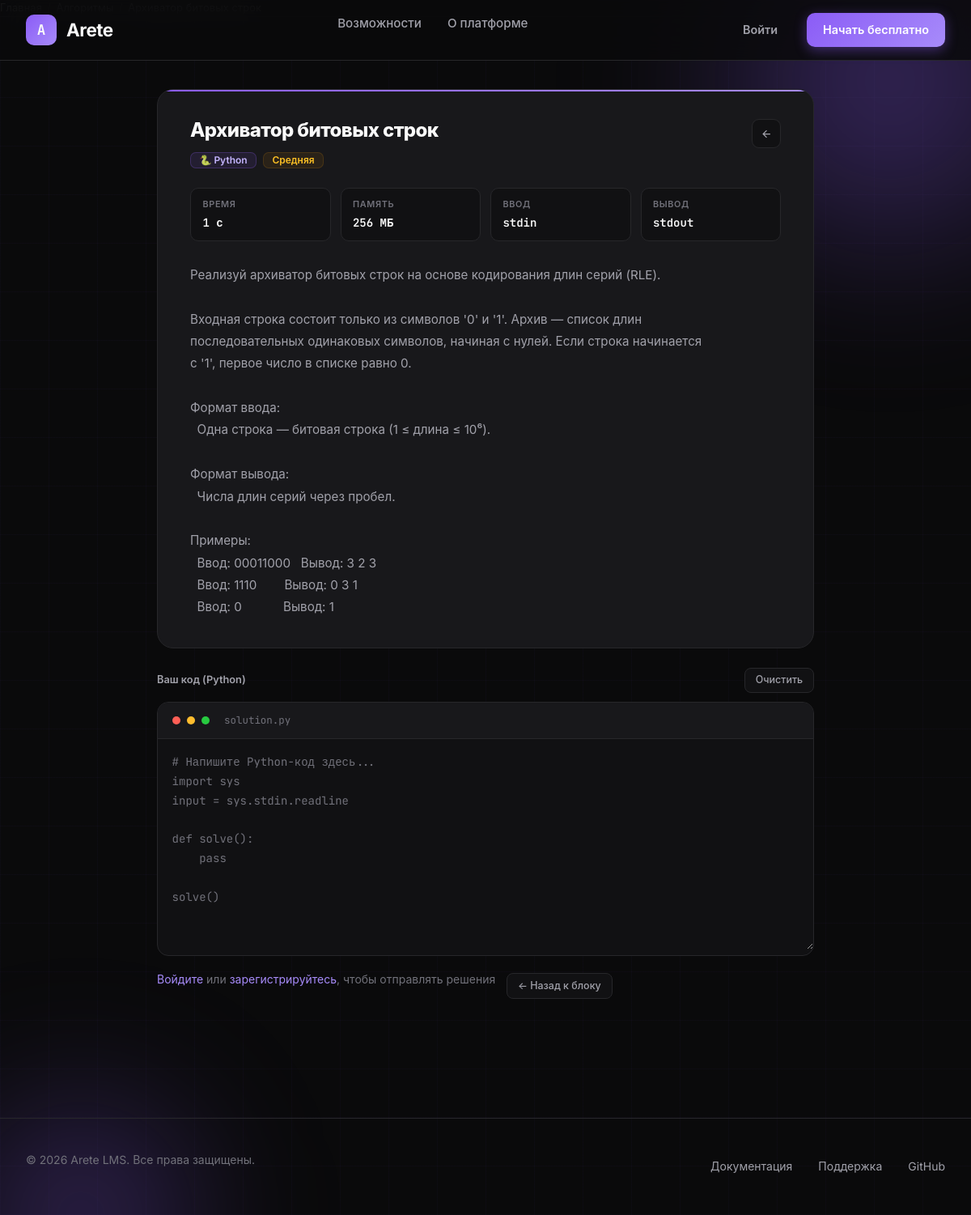
The app's page /task/2 with its own data.
### models.py (models this page shows, shortened)
class Task(db.Model):
    __tablename__ = "tasks"
    id = db.Column(db.Integer, primary_key=True)
    block = db.Column(db.String(50), nullable=False)
    title = db.Column(db.String(200), nullable=False)
    description = db.Column(db.Text, nullable=False)
    task_type = db.Column(db.String(50), nullable=False)
    expected_output = db.Column(db.Text, nullable=True)
    test_cases_json = db.Column(db.Text, nullable=True)
    difficulty = db.Column(db.String(20), default="medium")
    order_num = db.Column(db.Integer, default=0)
    max_score = db.Column(db.Integer, default=100)
    attempts_limit = db.Column(db.Integer, nullable=True)
    time_limit = db.Column(db.String(40), nullable=True)
    memory_limit = db.Column(db.String(40), nullable=True)
    input_format = db.Column(db.String(80), nullable=True)
    output_format = db.Column(db.String(80), nullable=True)
    submissions = db.relationship("Submission", backref="task", lazy=True)

### routes/web.py (the view, shortened to what this page needs)
@web_bp.route("/task/<int:task_id>")
def task(task_id):
    t = Task.query.get_or_404(task_id)
    block_info = BLOCKS.get(t.block, {})
    last_submission = None
    submissions_count = 0
    return render_template(
        "task.html",
        task=t,
        block_info=block_info,
        last_submission=last_submission,
        submissions_count=submissions_count,
    )

### templates/task.html (shortened to what this page needs)
{% extends "base.html" %}
{% block extra_css %}
<link rel="stylesheet" href="{{ url_for('static', filename='css/task.css') }}">
{% endblock %}
{% block content %}
<div class="task-page">
    <nav class="breadcrumb" aria-label="Навигация">
        <a href="{{ url_for('web.index') }}">Главная</a>
        <span class="breadcrumb-sep">/</span>
        <a href="{{ url_for('web.lms', block_key=task.block) }}">{{ block_info.name }}</a>
        <span class="breadcrumb-sep">/</span>
        <span>{{ task.title }}</span>
    </nav>
    <div class="task-card">
        <div class="task-header">
            <div class="task-title-area">
                <h1>{{ task.title }}</h1>
                <div class="task-badges">
                    <span class="badge badge-type-{{ task.task_type }}">
                        {% if task.task_type == 'python' %}🐍 Python
                        {% elif task.task_type == 'sql' %}🗄️ SQL
                        {% elif task.task_type == 'html' %}🌐 HTML/JS
                        {% elif task.task_type == 'answer' %}💡 Ответ
                        {% else %}{{ task.task_type }}{% endif %}
                    </span>
                    <span class="badge badge-{{ task.difficulty }}">
                        {% if task.difficulty == 'easy' %}Лёгкая
                        {% elif task.difficulty == 'medium' %}Средняя
                        {% elif task.difficulty == 'hard' %}Сложная
                        {% else %}{{ task.difficulty }}{% endif %}
                    </span>
                </div>
            </div>
            <a href="{{ url_for('web.lms', block_key=task.block) }}" class="task-nav-btn" title="Назад к блоку">
                <svg width="15" height="15" viewBox="0 0 24 24" fill="none" stroke="currentColor" stroke-width="2"><path d="M19 12H5M12 19l-7-7 7-7"/></svg>
            </a>
        </div>
        {% if task.time_limit or task.memory_limit or task.input_format or task.output_format %}
        <div class="constraints-table">
            {% if task.time_limit %}
            <div class="constraint-cell">
                <div class="constraint-label">Время</div>
                <div class="constraint-value">{{ task.time_limit }}</div>
            </div>
            {% endif %}
            {% if task.memory_limit %}
            <div class="constraint-cell">
                <div class="constraint-label">Память</div>
                <div class="constraint-value">{{ task.memory_limit }}</div>
            </div>
            {% endif %}
            {% if task.input_format %}
            <div class="constraint-cell">
                <div class="constraint-label">Ввод</div>
                <div class="constraint-value">{{ task.input_format }}</div>
            </div>
            {% endif %}
            {% if task.output_format %}
            <div class="constraint-cell">
                <div class="constraint-label">Вывод</div>
                <div class="constraint-value">{{ task.output_format }}</div>
            </div>
            {% endif %}
        </div>
        {% endif %}
        <div class="task-description">{{ task.description }}</div>
    </div>
    <div class="editor-section">
        <div class="editor-toolbar">
            <span class="editor-toolbar-label">
                {% if task.task_type == 'python' %}Ваш код (Python)
                {% elif task.task_type == 'sql' %}Ваш SQL-запрос
                {% elif task.task_type == 'html' %}Ваш HTML/CSS/JS код
                {% elif task.task_type == 'answer' %}Ваш ответ
                {% else %}Решение{% endif %}
            </span>
            <div class="editor-actions">
                <button type="button" class="editor-btn" onclick="clearEditor()">Очистить</button>
            </div>
        </div>
        <div class="code-editor-wrap">
            <div class="code-editor-header">
                <span class="code-dot red"></span>
                <span class="code-dot yellow"></span>
                <span class="code-dot green"></span>
                <span class="editor-filename">
                    {% if task.task_type == 'python' %}solution.py
                    {% elif task.task_type == 'sql' %}query.sql
                    {% elif task.task_type == 'html' %}index.html
                    {% elif task.task_type == 'answer' %}answer.txt
                    {% else %}solution{% endif %}
                </span>
            </div>
            <textarea id="codeInput"
                placeholder="{% if task.task_type == 'python' %}# Напишите Python-код здесь...
import sys
input = sys.stdin.readline
def solve():
    pass
solve(){% elif task.task_type == 'sql' %}-- SQL-запрос здесь...
SELECT ...{% elif task.task_type == 'answer' %}Введите ответ (число, слово или выражение)...{% endif %}"
            >{% if last_submission and last_submission.code %}{{ last_submission.code }}{% endif %}</textarea>
        </div>
        <div class="submit-wrap">
            {% if current_user.is_authenticated %}
            {% set attempts_left = (task.attempts_limit - submissions_count) if task.attempts_limit else 999 %}
            <button type="button" class="submit-btn" id="submitBtn"
                {% if task.attempts_limit and submissions_count >= task.attempts_limit %}disabled{% endif %}
                onclick="submitSolution()">
                <span id="btnText">Отправить решение</span>
                <svg id="btnIcon" width="17" height="17" viewBox="0 0 24 24" fill="none" stroke="currentColor" stroke-width="2"><path d="M5 12h14M12 5l7 7-7 7"/></svg>
            </button>
            {% else %}
            <p class="login-note">
                <a href="{{ url_for('web.login') }}">Войдите</a> или <a href="{{ url_for('web.register') }}">зарегистрируйтесь</a>, чтобы отправлять решения
            </p>
            {% endif %}
            <a href="{{ url_for('web.lms', block_key=task.block) }}" class="editor-btn">← Назад к блоку</a>
        </div>
    </div>
</div>
{% endblock %}

### static/css/base.css (style rules this page uses)
* { margin: 0; padding: 0; box-sizing: border-box; }
:root { --bg-primary: #0a0a0b; --bg-secondary: #111113; --bg-card: #18181b; --bg-card-hover: #1f1f23; --text-primary: #fafafa; --text-secondary: #a1a1aa; --text-muted: #71717a; --accent-primary: #8b5cf6; --accent-secondary: #a78bfa; --accent-glow: rgba(139, 92, 246, 0.4); --border-color: #27272a; --success: #22c55e; --error: #ef4444; --warning: #f59e0b; }
html { scroll-behavior: smooth; }
body { font-family: 'Inter', -apple-system, BlinkMacSystemFont, sans-serif; background: var(--bg-primary); color: var(--text-primary); line-height: 1.6; overflow-x: hidden; min-height: 100vh; }
nav { position: fixed; top: 0; left: 0; right: 0; z-index: 100; padding: 1rem 2rem; background: rgba(10, 10, 11, 0.85); backdrop-filter: blur(20px); border-bottom: 1px solid var(--border-color); }

### records on screen
Task: title "Архиватор битовых строк", time_limit "1 с", memory_limit "256 МБ", input_format "stdin", output_format "stdout", description "Реализуй архиватор битовых строк на основе кодирования длин серий (RLE). Входная строка состоит только из символов '0' и '1'. Архив — список длин последовательных одинаковых символов, начиная с нулей. Если строка начинается с '1', первое число в списке равно 0. Формат ввода: Одна строка — битовая строка (1 ≤ длина ≤ 10⁶). Формат вывода: Числа длин серий через пробел. Примеры: Ввод: 00011000 Вывод: 3 2 3 Ввод: 1110 Вывод: 0 3 1 Ввод: 0 Вывод: 1"
